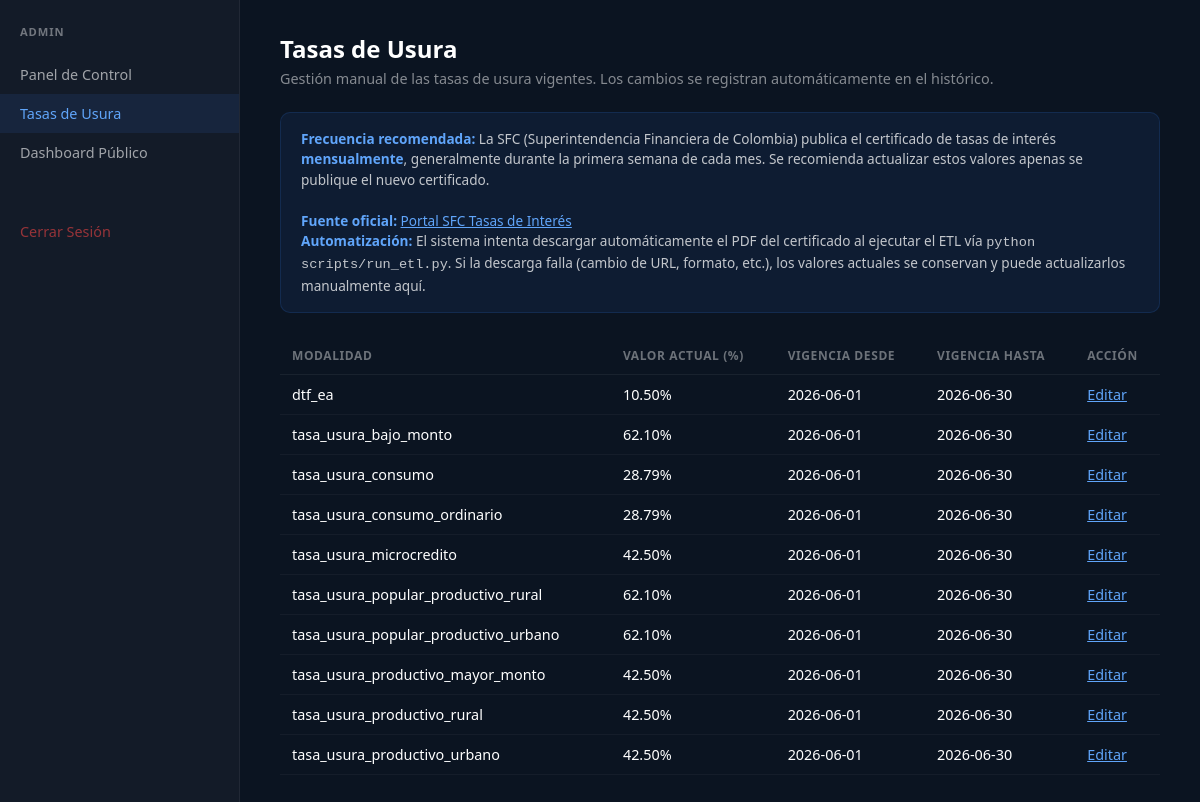
The page /admin/usura (signed in) on the database its author committed.
### tables this page shows
CREATE TABLE indicadores (
    id INTEGER PRIMARY KEY AUTOINCREMENT,
    nombre TEXT UNIQUE NOT NULL,
    valor REAL NOT NULL,
    fecha_vigencia_inicio TEXT NOT NULL,
    fecha_vigencia_fin TEXT NOT NULL
);

### app.py (the view, shortened to what this page needs)
@app.route("/admin/usura", methods=["GET", "POST"])
@login_required
def admin_usura():
    indicadores = obtener_indicadores_con_id()
    return render_template("admin/usura.html", indicadores=indicadores)

### app.py (called while the page is built)
def login_required(f):
    @wraps(f)
    def decorated(*args, **kwargs):
        if not session.get("admin_logged_in"):
            return redirect(url_for("admin_login"))
        if ADMIN_ALLOWED_IPS:
            ip = _obtener_ip()
            if not _ip_permmitida(ip):
                return "Acceso no autorizado desde esta IP.", 403
        return f(*args, **kwargs)
    return decorated

@app.context_processor
def inject_user():
    user_id = session.get("user_id")
    usuario = None
    if user_id:
        usuario = obtener_usuario_por_id(user_id)
    return {
        "current_user": usuario,
        "google_client_id": GOOGLE_CLIENT_ID
    }

### database/db.py (called while the page is built)
def obtener_conexion():
    conexion = sqlite3.connect("database/tasas.db")
    conexion.row_factory = sqlite3.Row
    return conexion

def obtener_indicadores_con_id():
    conexion = obtener_conexion()
    cursor = conexion.cursor()
    cursor.execute("SELECT id, nombre, valor, fecha_vigencia_inicio, fecha_vigencia_fin FROM indicadores ORDER BY nombre")
    resultados = [dict(row) for row in cursor.fetchall()]
    conexion.close()
    return resultados

### templates/admin/usura.html (shortened to what this page needs)
<!DOCTYPE html>
<html lang="es">
<head>
</head>
<body>
<nav>
<h2>Admin</h2>
<a href="{{ url_for('admin_dashboard') }}">Panel de Control</a>
<a href="{{ url_for('admin_usura') }}" class="active">Tasas de Usura</a>
<a href="{{ url_for('dashboard') }}" target="_blank">Dashboard Público</a>
<a href="{{ url_for('admin_logout') }}" class="logout">Cerrar Sesión</a>
</nav>
<main>
<h1>Tasas de Usura</h1>
<p class="subtitle">Gestión manual de las tasas de usura vigentes. Los cambios se registran automáticamente en el histórico.</p>
<div class="guide">
<strong> Frecuencia recomendada:</strong> La SFC (Superintendencia Financiera de Colombia) publica el certificado de tasas de interés <strong>mensualmente</strong>, generalmente durante la primera semana de cada mes. Se recomienda actualizar estos valores apenas se publique el nuevo certificado.<br><br>
<strong> Fuente oficial:</strong> <a href="https://www.superfinanciera.gov.co/publicaciones/10115837/tasas-de-interes-21199/" target="_blank" style="color:#60a5fa;">Portal SFC  Tasas de Interés</a><br>
<strong> Automatización:</strong> El sistema intenta descargar automáticamente el PDF del certificado al ejecutar el ETL vía <code>python scripts/run_etl.py</code>. Si la descarga falla (cambio de URL, formato, etc.), los valores actuales se conservan y puede actualizarlos manualmente aquí.
</div>
<table>
<thead>
<tr><th>Modalidad</th><th>Valor Actual (%)</th><th>Vigencia Desde</th><th>Vigencia Hasta</th><th>Acción</th></tr>
</thead>
<tbody>
{% for ind in indicadores %}
<tr data-id="{{ ind.id }}">
<td>{{ ind.nombre }}</td>
<td class="valor-cell">{{ "%.2f"|format(ind.valor) }}%</td>
<td>{{ ind.fecha_vigencia_inicio or '--' }}</td>
<td>{{ ind.fecha_vigencia_fin or '--' }}</td>
<td><a href="#" class="editable" data-id="{{ ind.id }}" data-valor="{{ ind.valor }}">Editar</a></td>
</tr>
{% endfor %}
</tbody>
</table>
</main>
</body>
</html>

### templates/admin/usura.html (style rules this page uses)
* { margin: 0; padding: 0; box-sizing: border-box; }
body { font-family: 'Segoe UI', sans-serif; background: #0b1421; color: #fff; min-height: 100vh; display: flex; }
nav { width: 240px; background: rgba(255,255,255,0.03); border-right: 1px solid rgba(255,255,255,0.06); padding: 24px 0; flex-shrink: 0; }
nav h2 { color: rgba(255,255,255,0.4); font-size: 0.7rem; text-transform: uppercase; letter-spacing: 0.08em; padding: 0 20px; margin-bottom: 16px; }
nav a { display: block; padding: 10px 20px; color: rgba(255,255,255,0.6); text-decoration: none; font-size: 0.9rem; }
nav a:hover, nav a.active { background: rgba(59,130,246,0.1); color: #60a5fa; }
nav a.logout { margin-top: 40px; color: rgba(239,68,68,0.6); }
main { flex: 1; padding: 32px 40px; min-width: 0; }
h1 { font-size: 1.5rem; margin-bottom: 4px; }
.subtitle { color: rgba(255,255,255,0.5); margin-bottom: 24px; font-size: 0.9rem; }
.guide { background: rgba(59,130,246,0.08); border: 1px solid rgba(59,130,246,0.15); border-radius: 10px; padding: 16px 20px; margin-bottom: 24px; font-size: 0.85rem; line-height: 1.5; color: rgba(255,255,255,0.75); }
.guide strong { color: #60a5fa; }
table { width: 100%; border-collapse: collapse; }
th { text-align: left; padding: 10px 12px; font-size: 0.75rem; text-transform: uppercase; letter-spacing: 0.05em; color: rgba(255,255,255,0.4); border-bottom: 1px solid rgba(255,255,255,0.06); }
td { padding: 10px 12px; border-bottom: 1px solid rgba(255,255,255,0.04); font-size: 0.9rem; }
.editable { cursor: pointer; color: #60a5fa; }

### rows shown on the page
indicadores: nombre "dtf_ea", valor "10.50", fecha_vigencia_inicio "2026-06-01", fecha_vigencia_fin "2026-06-30"
indicadores: nombre "tasa_usura_bajo_monto", valor "62.10", fecha_vigencia_inicio "2026-06-01", fecha_vigencia_fin "2026-06-30"
indicadores: nombre "tasa_usura_consumo", valor "28.79", fecha_vigencia_inicio "2026-06-01", fecha_vigencia_fin "2026-06-30"
indicadores: nombre "tasa_usura_consumo_ordinario", valor "28.79", fecha_vigencia_inicio "2026-06-01", fecha_vigencia_fin "2026-06-30"
indicadores: nombre "tasa_usura_microcredito", valor "42.50", fecha_vigencia_inicio "2026-06-01", fecha_vigencia_fin "2026-06-30"
indicadores: nombre "tasa_usura_popular_productivo_rural", valor "62.10", fecha_vigencia_inicio "2026-06-01", fecha_vigencia_fin "2026-06-30"
indicadores: nombre "tasa_usura_popular_productivo_urbano", valor "62.10", fecha_vigencia_inicio "2026-06-01", fecha_vigencia_fin "2026-06-30"
indicadores: nombre "tasa_usura_productivo_mayor_monto", valor "42.50", fecha_vigencia_inicio "2026-06-01", fecha_vigencia_fin "2026-06-30"
indicadores: nombre "tasa_usura_productivo_rural", valor "42.50", fecha_vigencia_inicio "2026-06-01", fecha_vigencia_fin "2026-06-30"
indicadores: nombre "tasa_usura_productivo_urbano", valor "42.50", fecha_vigencia_inicio "2026-06-01", fecha_vigencia_fin "2026-06-30"
